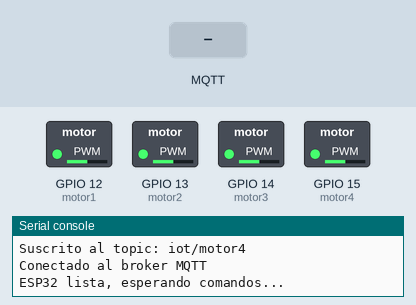
Simulated run of this program. Board: ESP32 board running MicroPython. Parts: switched loads named in the program (green lamp = pin HIGH), the last lines printed to the serial console. The inputs (shaded band) are chosen by the test bench. WiFi joins after 1.5 s; no MQTT or app messages arrive unless stated.

Above: at 2.8 s.
2.9 s: MQTT message "1" arrives on the first subscribed topic
At 3.4 s:
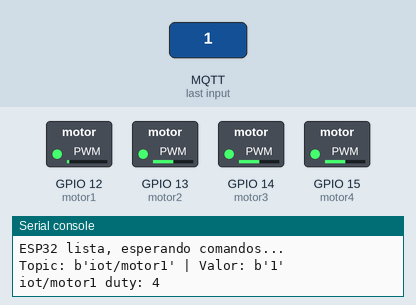
4.4 s: MQTT message "0" arrives on the first subscribed topic
At 5.8 s:
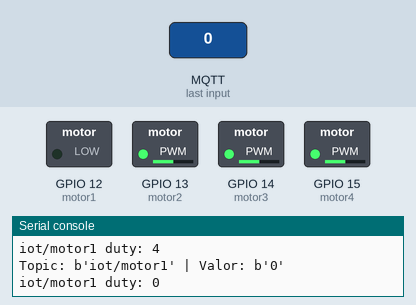
Timing chart, 0 to 7.4 s (numbered marks = the images above; inputs shaded):
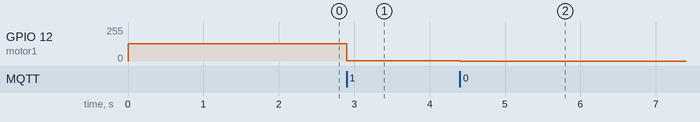

Measured:
- after the input at 2.9 s, GPIO 12 (motor1): 128/255 → 1/255 at once
- after the input at 4.4 s, GPIO 12 (motor1): 1/255 → 0/255 at once

The program:

main.py
```python
from machine import Pin, PWM
from umqtt.simple import MQTTClient
import network
import time

# Configuración WiFi
WIFI_SSID = "tu_red"
WIFI_PASSWORD = "tu_password"

# Configuración MQTT
MQTT_BROKER = "broker.emqx.io"
MQTT_PORT = 1883
MQTT_CLIENT_ID = "esp32_motores"

TOPICS = [b"iot/motor1", b"iot/motor2", b"iot/motor3", b"iot/motor4"]

# Configuracion de motores
motor1 = PWM(Pin(12), freq=1000)
motor2 = PWM(Pin(13), freq=1000)
motor3 = PWM(Pin(14), freq=1000)
motor4 = PWM(Pin(15), freq=1000)

MOTORES = {
    b"iot/motor1": motor1,
    b"iot/motor2": motor2,
    b"iot/motor3": motor3,
    b"iot/motor4": motor4,
}

def velocidad_a_duty(valor):
    return int((valor / 255) * 1023)

def conectar_wifi():
    wlan = network.WLAN(network.STA_IF)
    wlan.active(True)
    if not wlan.isconnected():
        print("Conectando a WiFi...")
        wlan.connect(WIFI_SSID, WIFI_PASSWORD)
        while not wlan.isconnected():
            time.sleep(0.5)
    print("WiFi conectada:", wlan.ifconfig())

def on_message(topic, msg):
    print("Topic:", topic, "| Valor:", msg)
    motor = MOTORES.get(topic)
    if motor is None:
        return
    try:
        valor = int(msg)
        duty = velocidad_a_duty(valor)
        motor.duty(duty)
        print(topic.decode(), "duty:", duty)
    except ValueError:
        print("Valor inválido recibido:", msg)

def conectar_mqtt():
    client = MQTTClient(MQTT_CLIENT_ID, MQTT_BROKER, port=MQTT_PORT)
    client.set_callback(on_message)
    client.connect()
    for topic in TOPICS:
        client.subscribe(topic)
        print("Suscrito al topic:", topic.decode())
    print("Conectado al broker MQTT")
    return client

conectar_wifi()
client = conectar_mqtt()

print("ESP32 lista, esperando comandos...")

while True:
    try:
        client.wait_msg()
    except Exception as ex:
        print("Error MQTT, reconectando:", ex)
        try:
            client.disconnect()
        except:
            pass
        client = None
        while client is None:
            try:
                client = conectar_mqtt()
            except Exception as ex2:
                print("No se pudo reconectar:", ex2)
                time.sleep(5)
```
